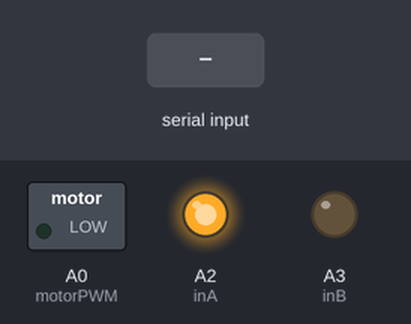
A program run on a simulated Arduino Nano 33 IoT. Shown: switched loads named in the program (green lamp = pin HIGH), output pins drawn as LEDs (lit = HIGH). Inputs (shaded band) come from the test bench.

Above: at 1.2 s.
1.3 s: "90,45\n" received over Serial
At 2.9 s:
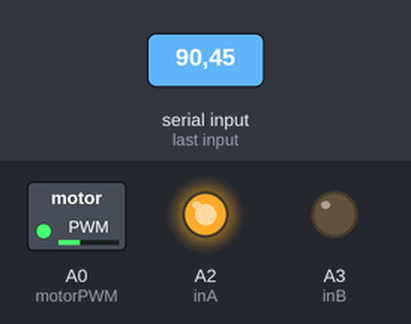
3.8 s: "30,150\n" received over Serial
At 5.9 s:
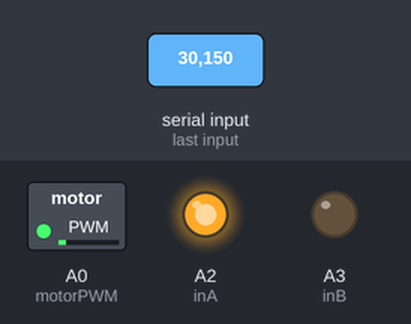
6.3 s: "200\n" received over Serial
At 7.9 s:
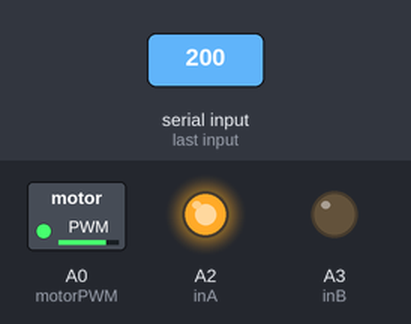
8.8 s: "90\n" received over Serial
At 11.0 s:
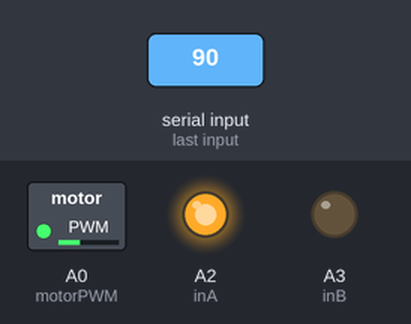
Timing chart, 0 to 12.3 s (numbered marks = the images above; inputs shaded):
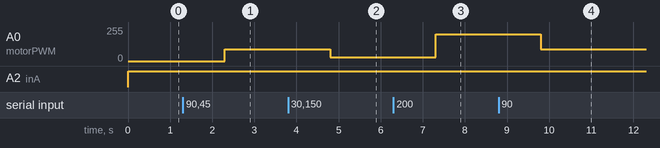

The program:

main.cpp
```cpp
#include <Arduino.h>

int inA = 16;
int inB = 17;
int motorPWM = A0;
int commandPWM = 0;
String command;

void setup() {
    pinMode(inA, OUTPUT);
    pinMode(inB, OUTPUT);
    pinMode(motorPWM, OUTPUT);
    Serial.begin(115200);
}

void loop() {

    if (Serial.available() > 0)
    {
        command = Serial.readString();
        command.trim();
        commandPWM = command.toInt();
    }

    if (commandPWM >= 0)
    {
        digitalWrite(inA, HIGH);
        digitalWrite(inB, LOW);
    }
    else
    {
        digitalWrite(inA, LOW);
        digitalWrite(inB, HIGH);
        commandPWM = -commandPWM;
    }

    analogWrite(motorPWM, commandPWM);
}
```

Measured:
- after the input at 1.3 s, A0 (motorPWM): 0/255 → 90/255 after 1.0 s
- after the input at 3.8 s, A0 (motorPWM): 90/255 → 30/255 after 1.0 s
- after the input at 6.3 s, A0 (motorPWM): 30/255 → 200/255 after 1.0 s
- after the input at 8.8 s, A0 (motorPWM): 200/255 → 90/255 after 1.0 s
